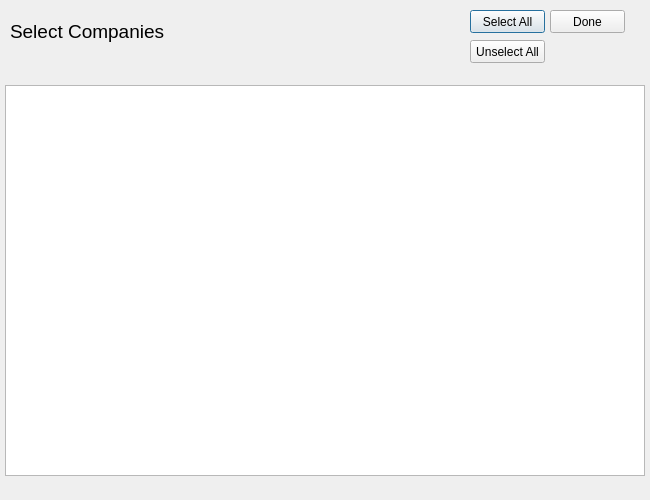
<?xml version="1.0" encoding="UTF-8"?>
<ui version="4.0">
 <class>Dialog</class>
 <widget class="QDialog" name="Dialog">
  <property name="geometry">
   <rect>
    <x>0</x>
    <y>0</y>
    <width>650</width>
    <height>500</height>
   </rect>
  </property>
  <property name="windowTitle">
   <string>Dialog</string>
  </property>
  <widget class="QLabel" name="BenchmarJobs">
   <property name="geometry">
    <rect>
     <x>0</x>
     <y>0</y>
     <width>651</width>
     <height>85</height>
    </rect>
   </property>
   <property name="text">
    <string/>
   </property>
   <property name="pixmap">
    <pixmap>LightGray.png</pixmap>
   </property>
  </widget>
  <widget class="QLabel" name="label">
   <property name="geometry">
    <rect>
     <x>0</x>
     <y>85</y>
     <width>650</width>
     <height>415</height>
    </rect>
   </property>
   <property name="text">
    <string/>
   </property>
   <property name="pixmap">
    <pixmap>DarkGray.png</pixmap>
   </property>
  </widget>
  <widget class="QLabel" name="label_2">
   <property name="geometry">
    <rect>
     <x>10</x>
     <y>16</y>
     <width>160</width>
     <height>30</height>
    </rect>
   </property>
   <property name="palette">
    <palette>
     <active>
      <colorrole role="WindowText">
       <brush brushstyle="SolidPattern">
        <color alpha="255">
         <red>0</red>
         <green>0</green>
         <blue>0</blue>
        </color>
       </brush>
      </colorrole>
     </active>
     <inactive>
      <colorrole role="WindowText">
       <brush brushstyle="SolidPattern">
        <color alpha="255">
         <red>0</red>
         <green>0</green>
         <blue>0</blue>
        </color>
       </brush>
      </colorrole>
     </inactive>
     <disabled>
      <colorrole role="WindowText">
       <brush brushstyle="SolidPattern">
        <color alpha="255">
         <red>120</red>
         <green>120</green>
         <blue>120</blue>
        </color>
       </brush>
      </colorrole>
     </disabled>
    </palette>
   </property>
   <property name="font">
    <font>
     <pointsize>14</pointsize>
    </font>
   </property>
   <property name="text">
    <string>Select Companies</string>
   </property>
  </widget>
  <widget class="QPushButton" name="SelectAllButton">
   <property name="geometry">
    <rect>
     <x>470</x>
     <y>10</y>
     <width>75</width>
     <height>23</height>
    </rect>
   </property>
   <property name="text">
    <string>Select All</string>
   </property>
  </widget>
  <widget class="QPushButton" name="UnselectAllButton">
   <property name="geometry">
    <rect>
     <x>470</x>
     <y>40</y>
     <width>75</width>
     <height>23</height>
    </rect>
   </property>
   <property name="text">
    <string>Unselect All</string>
   </property>
  </widget>
  <widget class="QPushButton" name="DoneButton">
   <property name="geometry">
    <rect>
     <x>550</x>
     <y>10</y>
     <width>75</width>
     <height>23</height>
    </rect>
   </property>
   <property name="text">
    <string>Done</string>
   </property>
  </widget>
  <widget class="QTableView" name="TableofContents">
   <property name="geometry">
    <rect>
     <x>5</x>
     <y>85</y>
     <width>640</width>
     <height>391</height>
    </rect>
   </property>
  </widget>
 </widget>
 <resources/>
 <connections/>
</ui>
